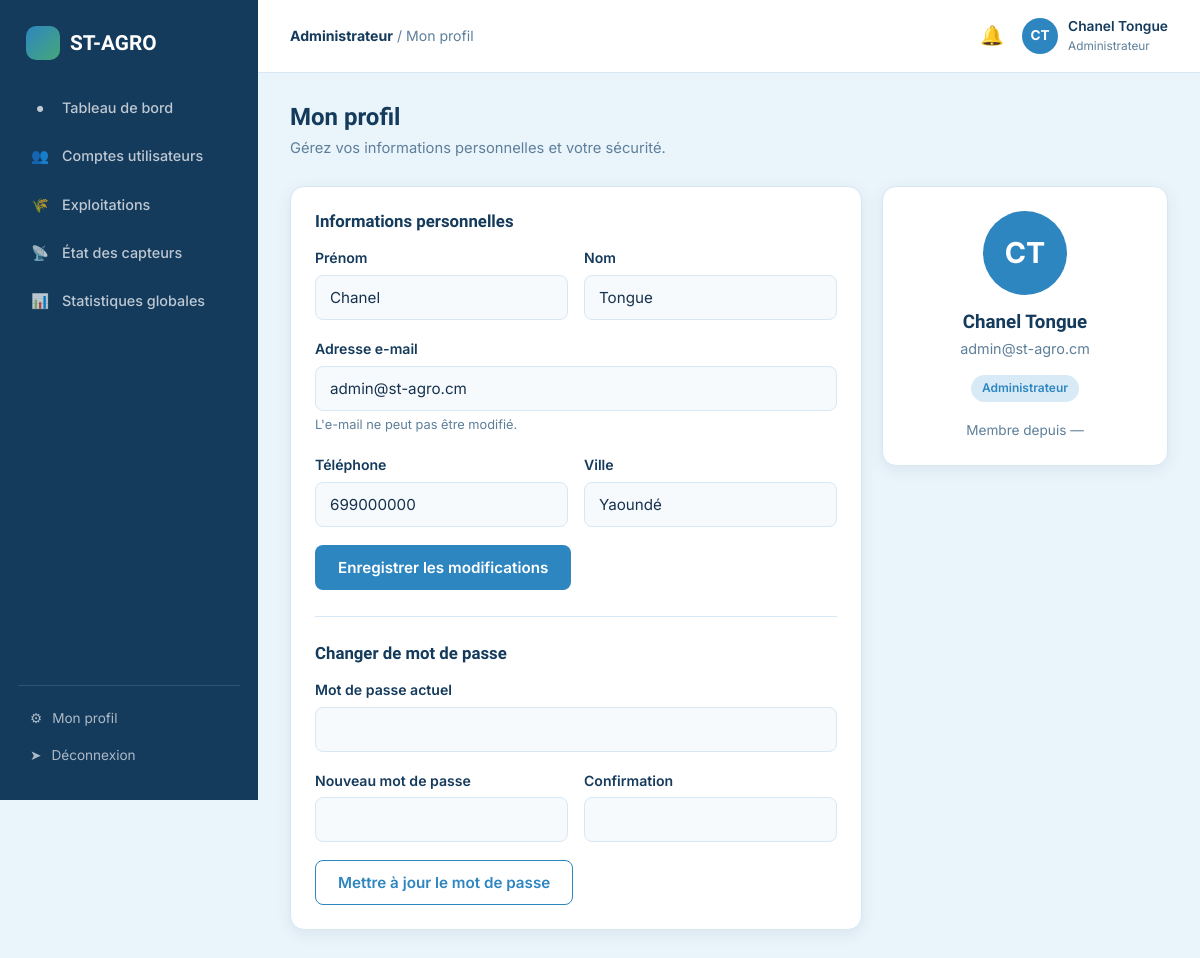
Page /profil.php (signed in) on the committed database.
### tables this page shows
CREATE TABLE utilisateurs (
    id INT AUTO_INCREMENT PRIMARY KEY,
    nom VARCHAR(80) NOT NULL,
    prenom VARCHAR(80) NOT NULL,
    email VARCHAR(150) NOT NULL UNIQUE,
    telephone VARCHAR(30) DEFAULT NULL,
    mot_de_passe VARCHAR(255) NOT NULL,
    role ENUM('administrateur','agriculteur','agronome') NOT NULL DEFAULT 'agriculteur',
    photo_profil VARCHAR(255) DEFAULT NULL,
    ville VARCHAR(120) DEFAULT NULL,
    statut ENUM('actif','suspendu') NOT NULL DEFAULT 'actif',
    date_creation DATETIME DEFAULT CURRENT_TIMESTAMP
);

### includes/auth.php (called while the page is built, shortened)
<?php
require_once __DIR__ . '/../config/database.php';
function estConnecte(): bool
{
    return isset($_SESSION['user_id']);
}
function utilisateurCourant(): ?array
{
    static $user = null;
    if ($user === null) {
        $stmt = getPDO()->prepare('SELECT id, nom, prenom, email, telephone, role, photo_profil, ville, statut FROM utilisateurs WHERE id = ?');
        $stmt->execute([$_SESSION['user_id']]);
        $user = $stmt->fetch();
    }
    return $user;
}

### config/database.php (called while the page is built, shortened)
<?php
function getPDO(): PDO
{
    static $pdo = null;
    if ($pdo === null) {
        $dsn = 'mysql:host=' . DB_HOST . ';dbname=' . DB_NAME . ';charset=' . DB_CHARSET;
        $options = [
            PDO::ATTR_ERRMODE            => PDO::ERRMODE_EXCEPTION,
            PDO::ATTR_DEFAULT_FETCH_MODE => PDO::FETCH_ASSOC,
            PDO::ATTR_EMULATE_PREPARES   => false,
        ];
        try {
            $pdo = new PDO($dsn, DB_USER, DB_PASS, $options);
        } catch (PDOException $e) {
            die('Erreur de connexion à la base de données : ' . $e->getMessage());
        }
    }
    return $pdo;
}

### includes/functions.php (called while the page is built, shortened)
<?php
function nettoyer(string $valeur): string
{
    return htmlspecialchars(trim($valeur), ENT_QUOTES, 'UTF-8');
}

### profil.php (the view, shortened to what this page needs)
<?php
require_once __DIR__ . '/includes/auth.php';
require_once __DIR__ . '/includes/functions.php';
$user = utilisateurCourant();
$filAriane = 'Mon profil';
$pageActive = '';
require __DIR__ . '/includes/layout_debut.php';
$initiales = mb_strtoupper(mb_substr($user['prenom'], 0, 1) . mb_substr($user['nom'], 0, 1));
$libRole = ['agriculteur' => 'Agriculteur', 'agronome' => 'Agronome', 'administrateur' => 'Administrateur'];
?>
<h1>Mon profil</h1>
<p class="sous-titre-page">Gérez vos informations personnelles et votre sécurité.</p>
<div class="grille-2">
    <div class="carte">
        <div class="carte-titre"><h3>Informations personnelles</h3></div>
        <form method="post">
            <div class="champ-groupe">
                <div class="champ">
                    <label for="prenom">Prénom</label>
                    <input type="text" id="prenom" name="prenom" value="<?= nettoyer($user['prenom']) ?>" required>
                </div>
                <div class="champ">
                    <label for="nom">Nom</label>
                    <input type="text" id="nom" name="nom" value="<?= nettoyer($user['nom']) ?>" required>
                </div>
            </div>
            <div class="champ">
                <label>Adresse e-mail</label>
                <input type="email" value="<?= nettoyer($user['email']) ?>" disabled>
                <small>L'e-mail ne peut pas être modifié.</small>
            </div>
            <div class="champ-groupe">
                <div class="champ">
                    <label for="telephone">Téléphone</label>
                    <input type="tel" id="telephone" name="telephone" value="<?= nettoyer((string)$user['telephone']) ?>">
                </div>
                <div class="champ">
                    <label for="ville">Ville</label>
                    <input type="text" id="ville" name="ville" value="<?= nettoyer((string)$user['ville']) ?>">
                </div>
            </div>
            <button type="submit" class="btn btn-primaire">Enregistrer les modifications</button>
        </form>
        <hr style="border:none; border-top:1px solid var(--bordure); margin:26px 0;">
        <div class="carte-titre"><h3>Changer de mot de passe</h3></div>
        <form method="post">
            <div class="champ">
                <label for="mdp_actuel">Mot de passe actuel</label>
                <input type="password" id="mdp_actuel" name="mdp_actuel" required>
            </div>
            <div class="champ-groupe">
                <div class="champ">
                    <label for="mdp_nouveau">Nouveau mot de passe</label>
                    <input type="password" id="mdp_nouveau" name="mdp_nouveau" required minlength="8">
                </div>
                <div class="champ">
                    <label for="mdp_confirmation">Confirmation</label>
                    <input type="password" id="mdp_confirmation" name="mdp_confirmation" required minlength="8">
                </div>
            </div>
            <button type="submit" class="btn btn-contour">Mettre à jour le mot de passe</button>
        </form>
    </div>
    <div class="carte" style="text-align:center; height:fit-content;">
        <div class="avatar" style="width:84px; height:84px; font-size:1.8rem; margin:0 auto 16px;"><?= $initiales ?></div>
        <h3><?= nettoyer($user['prenom'] . ' ' . $user['nom']) ?></h3>
        <p style="color:var(--texte-attenue); font-size:0.9rem; margin:4px 0 14px;"><?= nettoyer($user['email']) ?></p>
        <span class="badge badge-bleu"><?= $libRole[$user['role']] ?></span>
        <p style="margin-top:18px; font-size:0.85rem; color:var(--texte-attenue);">
            Membre depuis <?= isset($user['date_creation']) ? formaterDate($user['date_creation']) : '—' ?>
        </p>
    </div>
</div>
<?php require __DIR__ . '/includes/layout_fin.php'; ?>

### includes/layout_debut.php (shortened to what this page needs)
<?php
$user = utilisateurCourant();
$role = $user['role'];
$initiales = mb_strtoupper(mb_substr($user['prenom'], 0, 1) . mb_substr($user['nom'], 0, 1));
$libRole = ['agriculteur' => 'Agriculteur', 'agronome' => 'Agronome', 'administrateur' => 'Administrateur'];
?>
<!DOCTYPE html>
<html lang="fr">
<head>
<link rel="stylesheet" href="/st-agro/includes/style.css">
</head>
<body>
<div class="app-shell">
    <aside class="barre-laterale">
        <div class="logo"><span class="pastille"></span> ST-AGRO</div>
        <ul class="nav-app">
            <?php foreach ($liensParRole[$role] as $lien): ?>
            <li><a href="<?= $lien['href'] ?>" class="<?= $pageActive === $lien['cle'] ? 'actif' : '' ?>">
                <span class="icone"><?= $lien['icone'] ?></span> <?= $lien['texte'] ?>
            </a></li>
            <?php endforeach; ?>
        </ul>
        <div class="barre-laterale-bas">
            <a href="/st-agro/profil.php"><span class="icone">&#9881;</span> Mon profil</a>
            <a href="/st-agro/deconnexion.php"><span class="icone">&#10148;</span> Déconnexion</a>
        </div>
    </aside>
    <div class="zone-app">
        <header class="barre-superieure">
            <div style="display:flex; align-items:center; gap:14px;">
                <div class="fil-ariane"><strong><?= $libRole[$role] ?></strong> / <?= nettoyer($filAriane) ?></div>
            </div>
            <div class="barre-superieure-actions">
                <a href="/st-agro/<?= $role === 'administrateur' ? 'admin' : $role ?>/notifications.php" class="cloche-notif" aria-label="Notifications">
                    &#128276;
                </a>
                <a href="/st-agro/profil.php" class="mini-profil">
                    <div class="avatar"><?= $initiales ?></div>
                    <div>
                        <div class="nom"><?= nettoyer($user['prenom'] . ' ' . $user['nom']) ?></div>
                        <div class="role"><?= $libRole[$role] ?></div>
                    </div>
                </a>
            </div>
        </header>
        <main class="contenu-app">

### rows in the picture
utilisateurs: role "Administrateur", initiales "CT", nettoyer($user['prenom'] . ' ' . $user['nom']) "Chanel Tongue", prenom "Chanel", nom "Tongue", email "admin@st-agro.cm", telephone "699000000", ville "Yaoundé"

### other values in the picture
$lien['icone'] "●"
$lien['texte'] "Tableau de bord"
$lien['icone'] "👥"
$lien['texte'] "Comptes utilisateurs"
$lien['icone'] "🌾"
$lien['texte'] "Exploitations"
$lien['icone'] "📡"
$lien['texte'] "État des capteurs"
$lien['icone'] "📊"
$lien['texte'] "Statistiques globales"
nettoyer($filAriane) "Mon profil"
